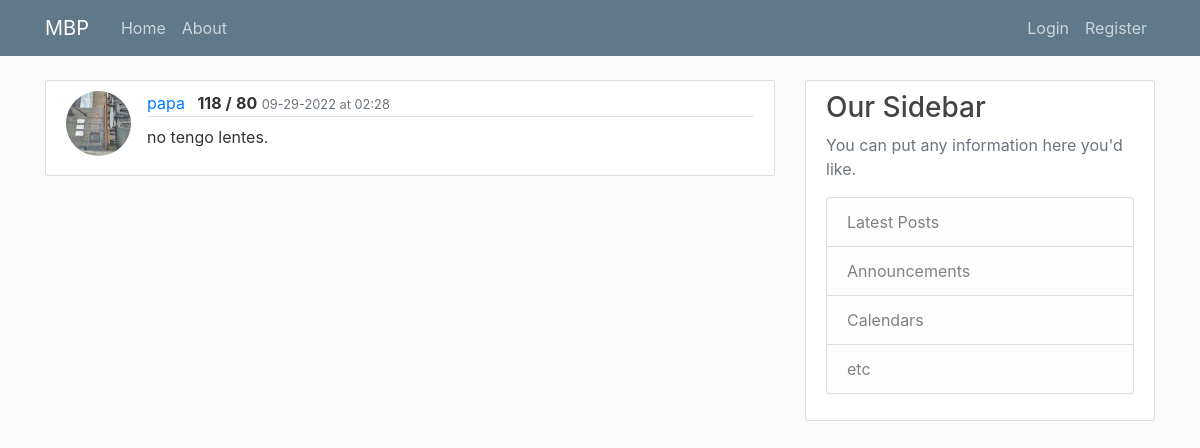
Before: /reading/13/ with the older database file.
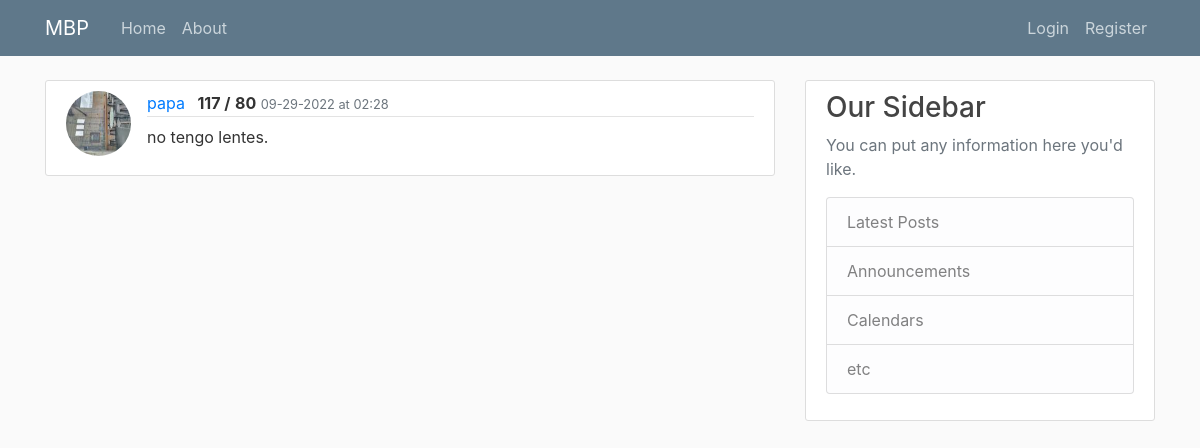
After: the same page with the newer database file.
### mbp/models.py (models this page shows, shortened)
class Reading(db.Model):
    id = db.Column(db.Integer, primary_key=True)
    sys = db.Column(db.String(3), nullable=False)
    dia = db.Column(db.String(3), nullable=False)
    notes = db.Column(db.Text, nullable=False)
    date_posted = db.Column(db.DateTime, nullable=False, default=datetime.utcnow)
    user_id = db.Column(db.Integer, db.ForeignKey('user.id'), nullable=False)

### mbp/readings/routes.py (the view)
@readings.route('/reading/<int:reading_id>/')
def reading(reading_id):
    reading = Reading.query.get_or_404(reading_id)
    return render_template('reading.html', title='User Readings', reading=reading)

### mbp/templates/reading.html (shortened to what this page needs)
{% extends "base.html" %}
{% block content %}
    <article class="media content-section">
      <img class="rounded-circle article-img" src="{{ url_for('static', filename='profile_pics/' + reading.user.image_file) }}" />
      <div class="media-body">
        <div class="article-metadata">
          <a class="mr-2" href="{{ url_for('users.user_readings', username=reading.user.username) }}">{{ reading.user.username }}</a>
          <text class="font-weight-bold">{{ reading.sys }} /</text>
          <text class="font-weight-bold">{{ reading.dia}}</text>
          <small class="text-muted">{{ reading.date_posted.strftime('%m-%d-%Y at %H:%M') }}</small>
        </div>
            <p class="article-content">{{ reading.notes }}</p>
      </div>
    </article>
{% endblock content %}

Changed rows visible on the page:
changed Reading "no tengo lentes.": sys "118" → "117"
